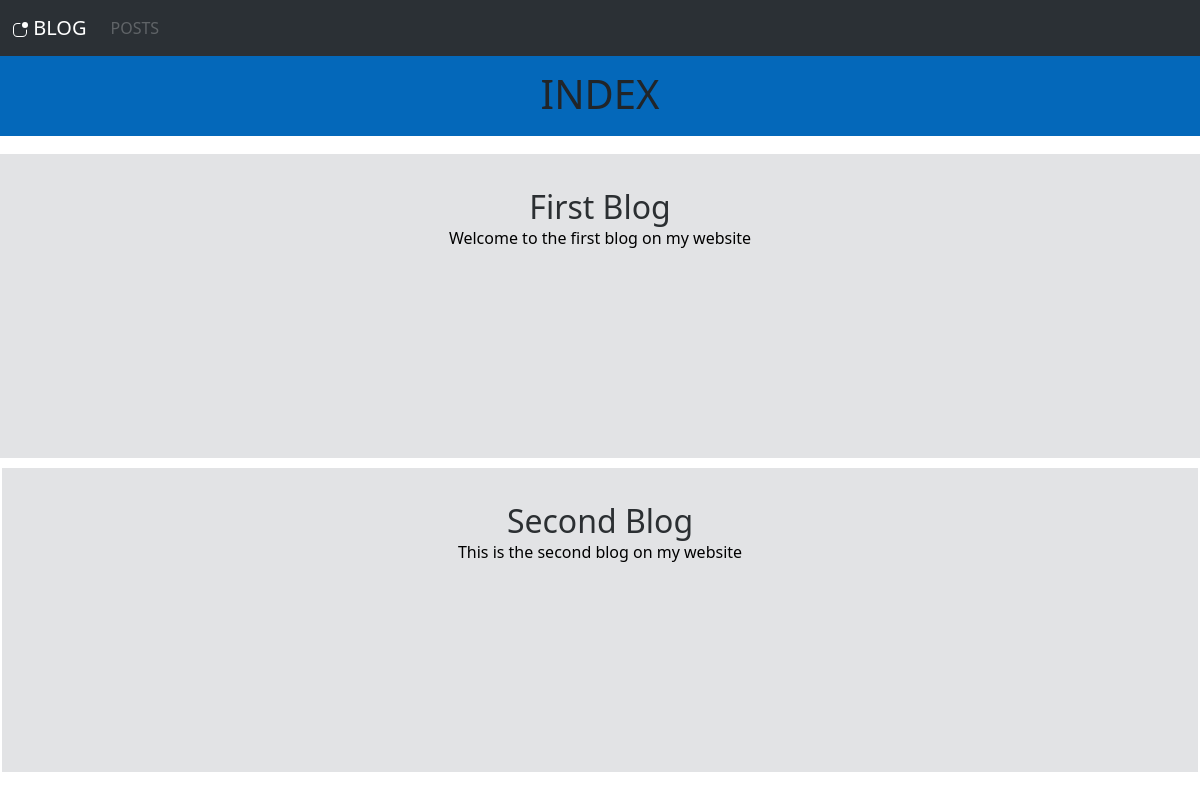
/index, run on the app's committed database.
### blog/models.py (models this page shows, shortened)
class Post(models.Model):
    title=models.CharField(max_length=50,unique=True)
    Excerpt=models.CharField(max_length=50)
    imageName=models.CharField(max_length=512,null=True)
    date=models.DateField(auto_now=True)
    Content=models.TextField()
    author=models.ForeignKey(Author,on_delete=models.CASCADE)
    tag=models.ManyToManyField(Tag)
    slug=models.SlugField(default="",db_index=True,null=False)
    def get_absolute_url(self):
        return reverse("model_detail",args=[self.slug])

### blog/views.py (the view)
# urls.py: path("index",views.index,name="index"),
def index(request):
    posts=Post.objects.all()
    return render(request,"blog/index.html",{
        "posts":posts
    })

### blog/templates/blog/index.html (shortened to what this page needs)
{% extends 'base.html' %}
{% load static %}
{% block local_css %}
<link rel="stylesheet" href="{% static 'blog/index.css' %}">
{% endblock local_css %}
{% block content %}
<nav class="navbar navbar-expand-lg bg-body-tertiary  bg-dark" data-bs-theme="dark" id="Nav">
    <div class="container-fluid ">
        <a class="navbar-brand" href="{% url 'main' %}"><span id="icon"></span> BLOG</a>
        <div class="collapse navbar-collapse" id="navbarNavAltMarkup">
          <div class="navbar-nav">
            <a class="nav-link disabled" href="{% url 'index' %}">POSTS</a>
          </div>
        </div>
      </div>
</nav>
<div class="intro"><h1>INDEX</h1></div>
<ul>
    {% for post in posts %}
        <li id="post{{ post.id }}"><a id="bg" href="{{ post.get_absolute_url }}" class="list-group-item list-group-item-action list-group-item-secondary"><img src="{{ post.imageName }}" alt=""><h2>{{ post.title|title }}</h2><span id="excerpt">{{ post.Excerpt }}</span></a></li>
    {% endfor %}
</ul>
{% endblock content %}

### templates/base.html (shortened to what this page needs)
<!DOCTYPE html>
<html lang="en">
<head>
    <link href="https://cdn.jsdelivr.net/npm/bootstrap@5.3.0-alpha1/dist/css/bootstrap.min.css" rel="stylesheet">
    {% block local_css %}{% endblock local_css %}
</head>
<body>
    {% block content %}{% endblock content %}
</body>
</html>

### blog/static/blog/index.css (style rules this page uses)
.intro { background-color: #0468ba; height: 5em; text-align: center; margin-bottom: 20px; }
h1 { position:relative; top:14px; }
ul { text-align: center; list-style-type: none; margin-left: 0; margin-right: 0; padding:0; }
#bg { height:19em; }
h2 { position: relative; top: 10px; }
#excerpt { color: black; position: relative; top: 2px; }
li { height:12em; margin: 124px 2px; }
#post1 { margin: -2px; }

### data on the page
Post: title "First Blog", Excerpt "Welcome to the first blog on my website"
Post: title "Second Blog", Excerpt "This is the second blog on my website"
